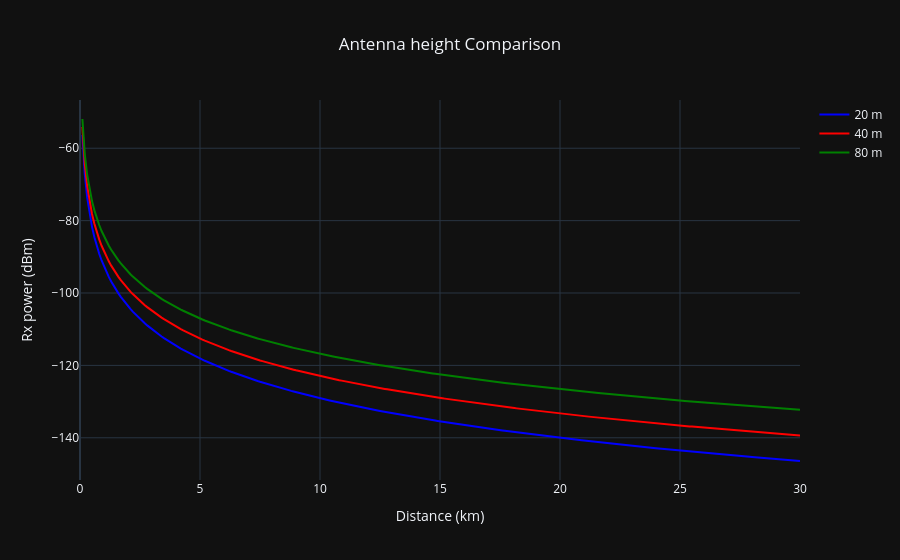

The notebook cell saved with this chart:
### Markdown cell above
### Received Power vs Distance

Higher antenna installations achieve greater received power at all distances.

Doubling the antenna height does not produce a linear improvement —

the relationship follows the logarithmic correction factor in the Cost-Hata model.

### Code cell
fig = go.Figure()

fig.add_trace(go.Scatter(x=distance, y=rx_lte1800_20m, name="20 m", line=dict(color="blue")))

fig.add_trace(go.Scatter(x=distance, y=rx_lte1800_40m, name="40 m", line=dict(color="red")))

fig.add_trace(go.Scatter(x=distance, y=rx_lte1800_80m, name="80 m", line=dict(color="green")))
fig.update_layout(
    template='plotly_dark',
        title=dict(text ='Antenna height Comparison', x=0.5),
    xaxis=dict(range=[0, 30]), xaxis_title='Distance (km)',
    yaxis_title='Rx power (dBm)'
)

### Figure 1 — Plotly figure (JSON) as saved in the notebook; plotly's stock layout.template omitted (floating-point values rounded to 4 significant figures; data arrays with more than 128 entries replaced by an {"elided": "..."} marker saying what was removed)
{"data": [{"line": {"color": "blue"}, "name": "20 m", "x": {"elided": "300 float values"}, "y": {"elided": "300 float values"}, "type": "scatter"}, {"line": {"color": "red"}, "name": "40 m", "x": {"elided": "300 float values"}, "y": {"elided": "300 float values"}, "type": "scatter"}, {"line": {"color": "green"}, "name": "80 m", "x": {"elided": "300 float values"}, "y": {"elided": "300 float values"}, "type": "scatter"}], "layout": {"title": {"text": "Antenna height Comparison", "x": 0.5}, "xaxis": {"range": [0, 30], "title": {"text": "Distance (km)"}}, "yaxis": {"title": {"text": "Rx power (dBm)"}}}}
